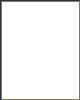
Frame 1 (no input)
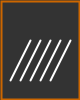
Frame 60 (the mouse pressed at the canvas centre just before this capture)
Frame 120 (the mouse held since frame 60 and released just before this capture): identical to frame 60, image omitted

The Processing sketch that drew these frames (run headless with seeded random() and noise(); from frame 60 on, the mouse is pressed at the canvas centre):

// Processing sketch: hello
// ── hello.pde
//@login:C00217019
//@Author:Sean Nash
//Lab 1
void setup() { //Sets Up The Display window, Size(Window Size)
  size(80, 100);
}

void draw() 
{  
 background(51);
 stroke(204, 102, 0);
 rect(1, 1, 78,98);
 fill(51);
  
  
 stroke(255);
 line(10,80,30,40);
 line(20,80,40,40); 
 line(30,80,50,40);
 line(40,80,60,40);
 line(50,80,70,40);
 
 strokeWeight(2);

}
